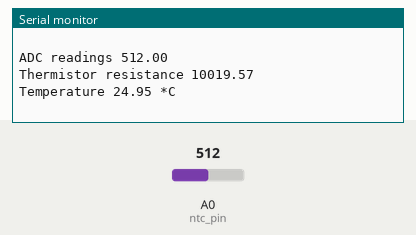
Bench run of a sketch on a simulated Arduino Uno, built with avr-gcc and run on an emulated ATmega328P. On the bench: the last lines printed to the serial monitor. The inputs (shaded band) are chosen by the test bench; at power-on: A0 (ntc_pin) = 512.

Above: at 1.2 s.
1.3 s: A0 (ntc_pin) set to 1023
At 3.3 s:
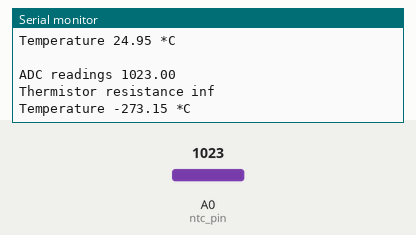
4.3 s: A0 (ntc_pin) set to 900
At 7.6 s:
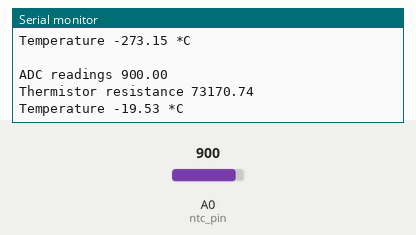
Timing chart, 0 to 9.1 s (numbered marks = the images above; inputs shaded):
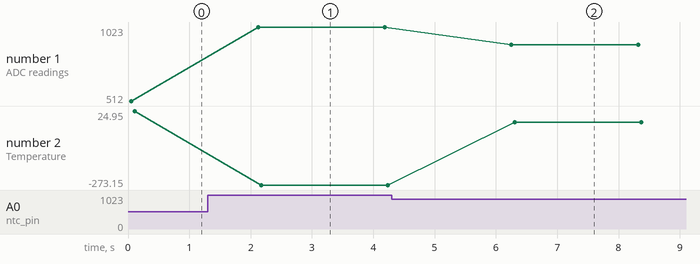

Measured:
- after the input at 1.3 s, the serial monitor: prints a new line after 0.82 s (image 1)
- after the input at 4.3 s, the serial monitor: prints a new line after 2.0 s (image 2)
- plotted number 1: 512 → 1023 after the input at 1.3 s, 1023 → 900 after the input at 4.3 s
- plotted number 2: 24.95 → -273.15 after the input at 1.3 s, -273.15 → -19.53 after the input at 4.3 s

The sketch:

NTC_temp.ino
```cpp
/*
  Arduino NTC thermistor read

  This Arduino program reads the temperature value from a Semitec TX04F103F3380ER NTC thermistor
  using a voltage divider circuit with a 10k reference resistor. The 5V supply is provided from a
  digital pin to avoid self-heating phenomena.
  The program takes 5 samples and calculates the average for better accuracy.

  Thermistor: Semitec TX04F103F3380ER
  Beta: 3380 K
  Nominal temperature: 25 °C
  Nominal Resistance: 10 kΩ
  Reference Resistor: 10 kΩ
  Analog Pin: Replace 'A0' with the analog pin connected to the voltage divider output
  Supply Pin: Replace '2' with the digital pin number supplying 5V to the voltage divider circuit

  Formula for calculating thermistor resistance:
  thermistorResistance = referenceResistor / ((1023.0 / analogValue - 1.0))

  Steinhart-Hart equation:
  temperature = (1/To) + 1/B * ln(R/Ro)   //Kelvin
  temperatureCelsius = temperature - 273.15

  Written by João Vieira
  Date: 27/07/2023
*/
#define ntc_pin A0                 // Pin to which the voltage divider is connected
#define vd_power_pin 2             // 5V for the voltage divider
#define nominal_resistance 10000   // Nominal resistance at 25⁰C
#define nominal_temperature 25     // Temperature for nominal resistance (almost always 25⁰ C)
#define samplingrate 5             // Number of samples
#define beta 3380                  // The beta coefficient or the B value of the thermistor (usually 3000-4000) check the datasheet for the accurate value.
#define Rref 10000                 // Value of  resistor used for the voltage dividerint samples = 0;   //array to store the samples
int samples = 0;                   // Array to store the samples
void setup(void) {
  pinMode(vd_power_pin, OUTPUT);
  pinMode(ntc_pin, INPUT);
  Serial.begin(9600);   //initialize serial communication at a baud rate of 9600
}

void loop(void) {
  uint8_t i;
  float average;
  samples = 0;
  // take voltage readings from the voltage divider
  digitalWrite(vd_power_pin, HIGH);
  for (i = 0; i < samplingrate; i++) {
    samples += analogRead(ntc_pin);
    delay(10);
  }
  digitalWrite(vd_power_pin, LOW);
  average = 0;
  average = samples / samplingrate;
  Serial.println("\n \n");
  Serial.print("ADC readings ");
  Serial.println(average);

  // Calculate NTC resistance
  average = 1023 / average - 1;
  average = Rref / average;
  Serial.print("Thermistor resistance ");
  Serial.println(average);

  float temperature;
  temperature = average / nominal_resistance;     // (R/Ro)
  temperature = log(temperature);                  // ln(R/Ro)
  temperature /= beta;                   // 1/B * ln(R/Ro)
  temperature += 1.0 / (nominal_temperature + 273.15); // + (1/To)
  temperature = 1.0 / temperature;                 // Invert
  temperature -= 273.15;                         // convert absolute temp to C

  Serial.print("Temperature ");
  Serial.print(temperature);
  Serial.println(" *C");

  delay(2000);
}
```
